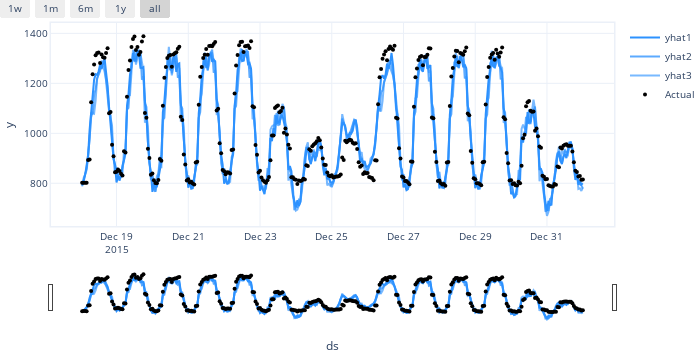

The notebook cell this image was saved under:
### Code cell
fcst_config2 = benchmark.fcst_test[1]
fig = plot_plotly(fcst_config2[-14*24:])
fig.show('renderer'=='SVG')

### Figure 1 — Plotly figure (JSON) as saved in the notebook; plotly's stock layout.template omitted (floating-point values rounded to 4 significant figures; data arrays with more than 128 entries replaced by an {"elided": "..."} marker saying what was removed)
{"data": [{"fill": "none", "line": {"color": "rgba(45, 146, 255, 1.0)", "width": 2}, "mode": "lines", "name": "yhat1", "uid": "dd47ed66-c294-4e4d-8a0e-2c49035bf7e6", "x": {"elided": "336 str values"}, "y": {"elided": "336 float values"}, "type": "scatter"}, {"fill": "none", "line": {"color": "rgba(45, 146, 255, 0.7714285714285714)", "width": 2}, "mode": "lines", "name": "yhat2", "uid": "a632e522-1d5d-47e6-a391-a637cb67f467", "x": {"elided": "336 str values"}, "y": {"elided": "336 float values"}, "type": "scatter"}, {"fill": "none", "line": {"color": "rgba(45, 146, 255, 0.6444444444444444)", "width": 2}, "mode": "lines", "name": "yhat3", "uid": "042f7cb8-03c2-4f02-b74f-025e74b0d57c", "x": {"elided": "336 str values"}, "y": {"elided": "336 float values"}, "type": "scatter"}, {"marker": {"color": "black", "size": 4}, "mode": "markers", "name": "Actual", "uid": "654926b2-79d1-4789-b8a2-51017c76fd4b", "x": {"elided": "336 str values"}, "y": {"elided": "336 float values"}, "type": "scatter"}], "layout": {"autosize": true, "font": {"size": 10}, "height": 350, "hovermode": "x unified", "margin": {"b": 0, "l": 0, "pad": 0, "r": 10, "t": 10}, "showlegend": true, "title": {"font": {"size": 12}}, "width": 700, "xaxis": {"linewidth": 1.5, "mirror": true, "rangeselector": {"buttons": [{"count": 7, "label": "1w", "step": "day", "stepmode": "backward"}, {"count": 1, "label": "1m", "step": "month", "stepmode": "backward"}, {"count": 6, "label": "6m", "step": "month", "stepmode": "backward"}, {"count": 1, "label": "1y", "step": "year", "stepmode": "backward"}, {"step": "all"}]}, "rangeslider": {"visible": true}, "showline": true, "title": {"text": "ds"}, "type": "date"}, "yaxis": {"linewidth": 1.5, "mirror": true, "showline": true, "title": {"text": "y"}}}}
